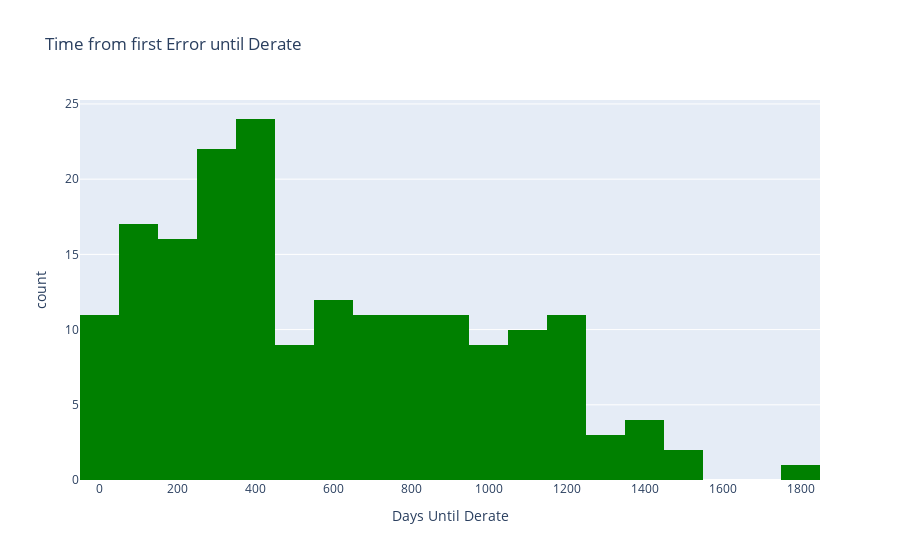

The code cell stored with this chart in its notebook:
### Code cell
data = first_derate[first_derate['hours_until_derate'] > 0]['days_until_derate']
fig = px.histogram(x=data,
                   labels = {'x':'Days Until Derate'},
                   title = 'Time from first Error until Derate', 
                   color_discrete_sequence=['green'])

fig.show()

### Figure 1 — Plotly figure (JSON) as saved in the notebook; plotly's stock layout.template omitted (floating-point values rounded to 4 significant figures; data arrays with more than 128 entries replaced by an {"elided": "..."} marker saying what was removed)
{"data": [{"alignmentgroup": "True", "bingroup": "x", "hovertemplate": "Days Until Derate=%{x}<br>count=%{y}<extra></extra>", "legendgroup": "", "marker": {"color": "green", "pattern": {"shape": ""}}, "name": "", "offsetgroup": "", "orientation": "v", "showlegend": false, "type": "histogram", "x": {"elided": "184 float values"}, "xaxis": "x", "yaxis": "y"}], "layout": {"barmode": "relative", "legend": {"tracegroupgap": 0}, "title": {"text": "Time from first Error until Derate"}, "xaxis": {"anchor": "y", "domain": [0, 1], "title": {"text": "Days Until Derate"}}, "yaxis": {"anchor": "x", "domain": [0, 1], "title": {"text": "count"}}}}
